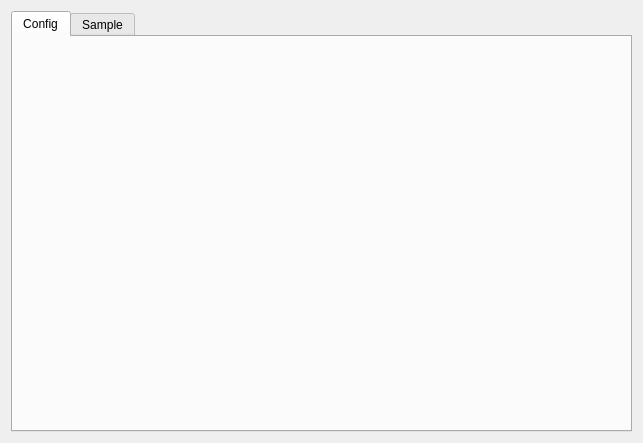
<?xml version="1.0" encoding="UTF-8"?>
<ui version="4.0">
 <class>Form</class>
 <widget class="QWidget" name="Form">
  <property name="geometry">
   <rect>
    <x>0</x>
    <y>0</y>
    <width>643</width>
    <height>443</height>
   </rect>
  </property>
  <property name="windowTitle">
   <string>Form</string>
  </property>
  <layout class="QGridLayout" name="gridLayout">
   <item row="0" column="0">
    <widget class="QTabWidget" name="tabWidget">
     <property name="currentIndex">
      <number>0</number>
     </property>
     <widget class="QWidget" name="tab">
      <attribute name="title">
       <string>Config</string>
      </attribute>
     </widget>
     <widget class="QWidget" name="tab_2">
      <attribute name="title">
       <string>Sample</string>
      </attribute>
     </widget>
    </widget>
   </item>
  </layout>
 </widget>
 <resources/>
 <connections/>
</ui>
